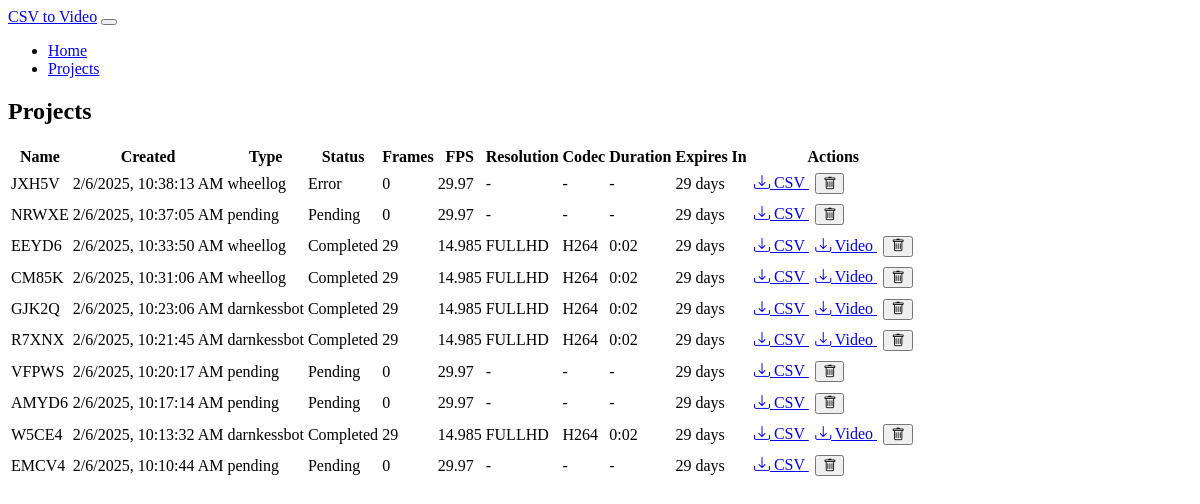
The app's page /projects with its own data.
### models.py (models this page shows, shortened)
class Project(db.Model):
    id = db.Column(db.Integer, primary_key=True)
    name = db.Column(db.String(100), nullable=False)
    csv_file = db.Column(db.String(255), nullable=False)
    csv_type = db.Column(db.String(20), nullable=False)  # 'darnkessbot' or 'wheellog'
    created_at = db.Column(db.DateTime, nullable=False, default=datetime.utcnow)
    expiry_date = db.Column(db.DateTime, nullable=False)
    frame_count = db.Column(db.Integer, default=0)
    fps = db.Column(db.Float, default=29.97)
    video_file = db.Column(db.String(255))
    codec = db.Column(db.String(10))
    resolution = db.Column(db.String(10))  # 'fullhd' or '4k'
    video_duration = db.Column(db.Float)  # Duration in seconds
    status = db.Column(db.String(20), default='pending')  # pending, processing, completed, error
    error_message = db.Column(db.Text)
    folder_number = db.Column(db.Integer)  # New field for storing unique folder number
    def days_until_expiry(self):
        if self.expiry_date:
            delta = self.expiry_date - datetime.utcnow()
            return max(0, delta.days)
        return 0
    def get_duration_str(self):
        if self.video_duration is None:
            return '-'
        minutes = int(self.video_duration // 60)
        seconds = int(self.video_duration % 60)
        return f"{minutes}:{seconds:02d}"

### app.py (the view)
@app.route('/projects')
def list_projects():
    page = request.args.get('page', 1, type=int)
    projects = Project.query.order_by(Project.created_at.desc())\
        .paginate(page=page, per_page=10, error_out=False)
    return render_template('projects.html', projects=projects)

### templates/projects.html (shortened to what this page needs)
{% extends "base.html" %}
{% block content %}
<div class="card">
    <div class="card-header">
        <h2 class="card-title">Projects</h2>
    </div>
    <div class="card-body">
        <div class="table-responsive">
            <table class="table">
                <thead>
                    <tr>
                        <th>Name</th>
                        <th>Created</th>
                        <th>Type</th>
                        <th>Status</th>
                        <th>Frames</th>
                        <th>FPS</th>
                        <th>Resolution</th>
                        <th>Codec</th>
                        <th>Duration</th>
                        <th>Expires In</th>
                        <th>Actions</th>
                    </tr>
                </thead>
                <tbody>
                    {% for project in projects.items %}
                    <tr>
                        <td>{{ project.name }}</td>
                        <td data-timestamp="{{ project.created_at.timestamp() }}">
                        </td>
                        <td>{{ project.csv_type }}</td>
                        <td>
                            <span class="badge text-bg-{{
                                'warning' if project.status == 'processing' else
                                'success' if project.status == 'completed' else
                                'danger' if project.status == 'error' else
                                'secondary'
                            }}"
                            data-project-id="{{ project.id }}"
                            data-project-status="{{ project.status }}"
                            {% if project.status == 'error' and project.error_message %}
                            title="{{ project.error_message }}"
                            {% endif %}
                            >{{ project.status.capitalize() }}</span>
                        </td>
                        <td>{{ project.frame_count }}</td>
                        <td>{{ project.fps }}</td>
                        <td>{{ project.resolution|upper if project.resolution else '-' }}</td>
                        <td>{{ project.codec|upper if project.codec else '-' }}</td>
                        <td>{{ project.get_duration_str() }}</td>
                        <td>{{ project.days_until_expiry() }} days</td>
                        <td>
                            <a href="{{ url_for('download_file', project_id=project.id, type='processed_csv') }}"
                               class="btn btn-sm btn-info">
                                <i class="bi bi-download"></i> CSV
                            </a>
                            {% if project.video_file %}
                            <a href="{{ url_for('download_file', project_id=project.id, type='video') }}"
                               class="btn btn-sm btn-success">
                                <i class="bi bi-download"></i> Video
                            </a>
                            {% endif %}
                            <button onclick="deleteProject({{ project.id }})"
                                    class="btn btn-sm btn-danger">
                                <i class="bi bi-trash"></i>
                            </button>
                        </td>
                    </tr>
                    {% endfor %}
                </tbody>
            </table>
        </div>
    </div>
</div>
{% endblock %}

### templates/base.html (shortened to what this page needs)
<!DOCTYPE html>
<html lang="en" data-bs-theme="dark">
<head>
    <link href="https://cdn.replit.com/agent/bootstrap-agent-dark-theme.min.css" rel="stylesheet">
    <link href="https://cdn.jsdelivr.net/npm/bootstrap-icons@1.7.2/font/bootstrap-icons.css" rel="stylesheet">
    <link href="{{ url_for('static', filename='css/custom.css') }}" rel="stylesheet">
</head>
<body>
    <nav class="navbar navbar-expand-lg navbar-dark bg-dark mb-4">
        <div class="container">
            <a class="navbar-brand" href="{{ url_for('index') }}">CSV to Video</a>
            <button class="navbar-toggler" type="button" data-bs-toggle="collapse" data-bs-target="#navbarNav">
            </button>
            <div class="collapse navbar-collapse" id="navbarNav">
                <ul class="navbar-nav">
                    <li class="nav-item">
                        <a class="nav-link" href="{{ url_for('index') }}">Home</a>
                    </li>
                    <li class="nav-item">
                        <a class="nav-link" href="{{ url_for('list_projects') }}">Projects</a>
                    </li>
                </ul>
            </div>
        </div>
    </nav>
    <div class="container">
        {% block content %}{% endblock %}
    </div>
</body>
</html>

### static/css/custom.css (style rules this page uses)
.card { margin-bottom: 2rem; }
.table td, .table th { vertical-align: middle; white-space: nowrap; }
.table td:last-child { min-width: 150px; }
.table-responsive { overflow-x: auto; }
.btn-sm { margin: 0.2rem; }

### records on screen
Project: name "JXH5V", csv_type "wheellog", status "Error", frame_count "0", fps "29.97", resolution "-", codec "-", get_duration_str "-", days_until_expiry "29"
Project: name "NRWXE", csv_type "pending", status "Pending", frame_count "0", fps "29.97", resolution "-", codec "-", get_duration_str "-", days_until_expiry "29"
Project: name "EEYD6", csv_type "wheellog", status "Completed", frame_count "29", fps "14.985", resolution "FULLHD", codec "H264", get_duration_str "0:02", days_until_expiry "29"
Project: name "CM85K", csv_type "wheellog", status "Completed", frame_count "29", fps "14.985", resolution "FULLHD", codec "H264", get_duration_str "0:02", days_until_expiry "29"
Project: name "GJK2Q", csv_type "darnkessbot", status "Completed", frame_count "29", fps "14.985", resolution "FULLHD", codec "H264", get_duration_str "0:02", days_until_expiry "29"
Project: name "R7XNX", csv_type "darnkessbot", status "Completed", frame_count "29", fps "14.985", resolution "FULLHD", codec "H264", get_duration_str "0:02", days_until_expiry "29"
Project: name "VFPWS", csv_type "pending", status "Pending", frame_count "0", fps "29.97", resolution "-", codec "-", get_duration_str "-", days_until_expiry "29"
Project: name "AMYD6", csv_type "pending", status "Pending", frame_count "0", fps "29.97", resolution "-", codec "-", get_duration_str "-", days_until_expiry "29"
Project: name "W5CE4", csv_type "darnkessbot", status "Completed", frame_count "29", fps "14.985", resolution "FULLHD", codec "H264", get_duration_str "0:02", days_until_expiry "29"
Project: name "EMCV4", csv_type "pending", status "Pending", frame_count "0", fps "29.97", resolution "-", codec "-", get_duration_str "-", days_until_expiry "29"
